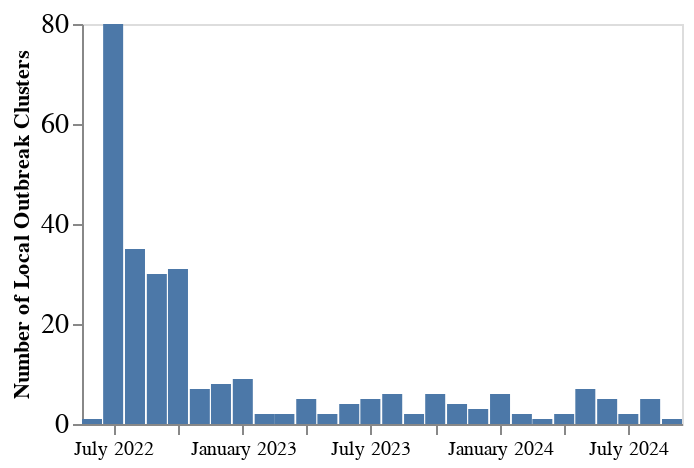

This figure's notebook cell:
### Code cell
clust_over_time =  alt.Chart(date_clus).mark_bar(opacity = 1, interpolate='monotone', size = 10).encode(
    alt.X('year_month:T', axis = alt.Axis(grid= False, format = "%B %Y", title = "")),
    alt.Y('count():Q', axis=alt.Axis(title="Number of Local Outbreak Clusters", grid=False, labelFontSize = 14), stack = None), 
).properties(
    width=300,
    height=200
)
clust_over_time

### Figure 1 — Vega-Lite specification as saved in the notebook (floating-point values rounded to 4 significant figures; data arrays with more than 128 entries replaced by an {"elided": "..."} marker saying what was removed)
{"config": {"view": {"continuousWidth": 400, "continuousHeight": 300}}, "data": {"name": "data-a59ae3c898f9da6608266780db18e922"}, "mark": {"type": "bar", "interpolate": "monotone", "opacity": 1, "size": 10}, "encoding": {"x": {"axis": {"format": "%B %Y", "grid": false, "title": ""}, "field": "year_month", "type": "temporal"}, "y": {"aggregate": "count", "axis": {"grid": false, "labelFontSize": 14, "title": "Number of Local Outbreak Clusters"}, "stack": null, "type": "quantitative"}}, "height": 200, "width": 300, "$schema": "https://vega.github.io/schema/vega-lite/v4.17.0.json", "datasets": {"data-a59ae3c898f9da6608266780db18e922": {"elided": "273 records"}}}
